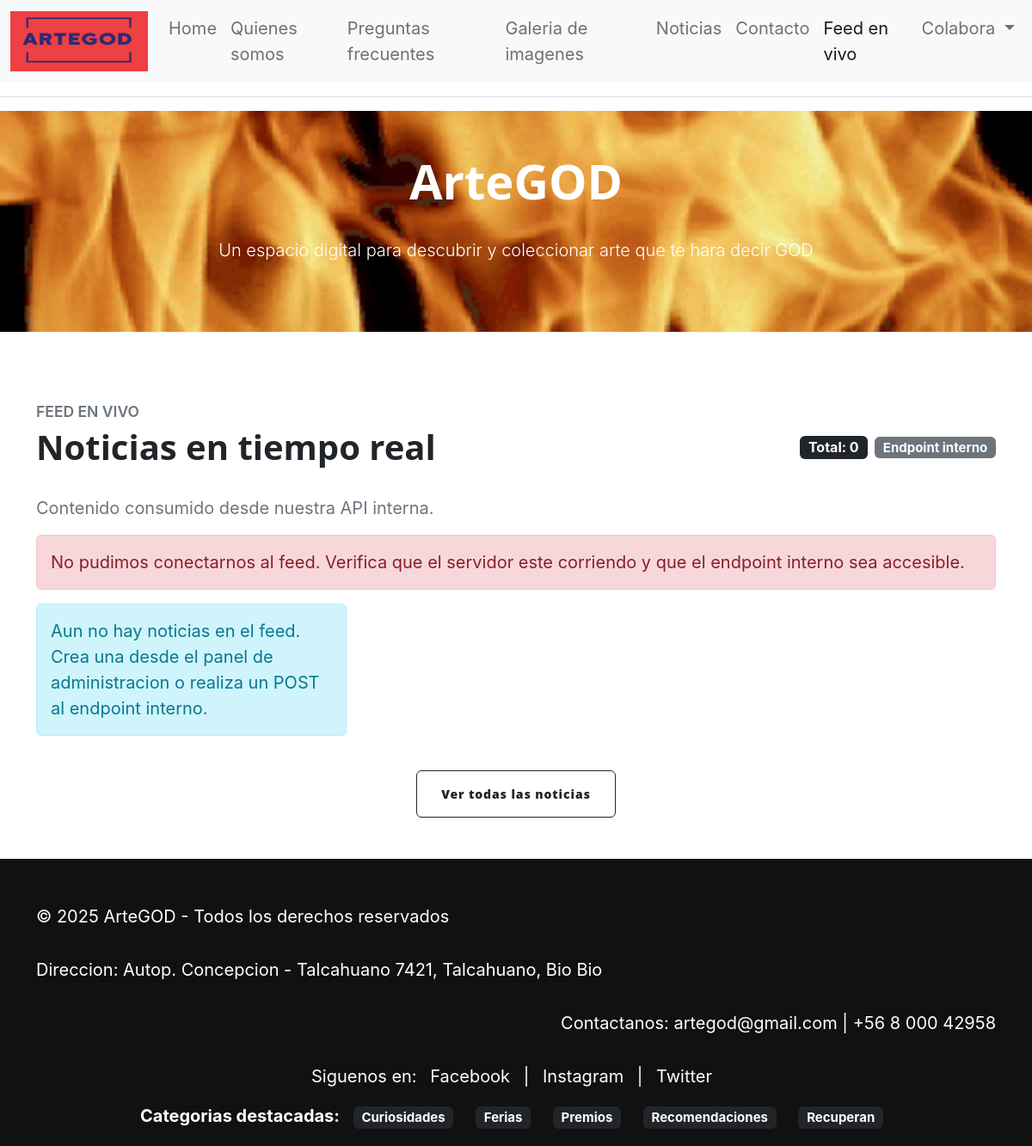
/api-cliente/, run on the app's committed database.
### noticias/models.py (models this page shows, shortened)
class Categoria(models.Model):
    nombre = models.CharField(max_length=100, unique=True, verbose_name="Nombre")
    slug = models.SlugField(max_length=120, unique=True, verbose_name="Slug")
    descripcion = models.TextField(blank=True, verbose_name="Descripcion")
    color = models.CharField(
        max_length=20,
        blank=True,
        help_text="Clase CSS opcional para destacar la categoria",
    )
    created = models.DateTimeField(auto_now_add=True, verbose_name="Creado")
    updated = models.DateTimeField(auto_now=True, verbose_name="Actualizado")
    class Meta:
        verbose_name = "categoria"
        verbose_name_plural = "categorias"
        ordering = ("nombre",)

### api_client/views.py (the view)
# urls.py: path("", views.noticias_api, name="noticias_api"),
def noticias_api(request):
    endpoint = settings.API_NOTICIAS_ENDPOINT
    noticias = obtener_noticias_api(endpoint)
    error = noticias is None
    context = {
        "noticias_api": noticias or [],
        "endpoint": endpoint,
        "error": error,
        "total": len(noticias or []),
    }
    return render(request, "api_client/noticias_api.html", context)

### api_client/services.py (called while the page is built)
def obtener_noticias_api(endpoint: str):
    try:
        response = requests.get(endpoint, timeout=5)
        response.raise_for_status()
        return response.json()
    except requests.RequestException:
        return None

### core/context_processors.py (called while the page is built)
def site_context(request):
    categorias_destacadas = Categoria.objects.all()[:5]
    site_info = {
        "brand": "ArteGOD",
        "email": "artegod@gmail.com",
        "phone": "+56 8 000 42958",
        "address": "Autop. Concepcion - Talcahuano 7421, Talcahuano, Bio Bio",
    }
    return {
        "site_info": site_info,
        "categorias_destacadas": categorias_destacadas,
        "current_year": datetime.now().year,
    }

### ArteGod/api_client/templates/api_client/noticias_api.html (shortened to what this page needs)
{% extends "core/base.html" %}
{% block content %}
<section class="py-5">
    <div class="container">
        <div class="d-flex justify-content-between align-items-center mb-3 flex-wrap gap-3">
            <div>
                <p class="text-uppercase text-muted fw-semibold small mb-1">Feed en vivo</p>
                <h1 class="display-6 fw-bold mb-1">Noticias en tiempo real</h1>
                <p class="text-muted mb-0">Contenido consumido desde nuestra API interna.</p>
            </div>
            <div class="d-flex gap-2 align-items-center">
                <span class="badge text-bg-dark fs-6">Total: {{ total }}</span>
                <span class="badge text-bg-secondary" title="{{ endpoint }}">Endpoint interno</span>
            </div>
        </div>
        {% if error %}
            <div class="alert alert-danger" role="alert">
                No pudimos conectarnos al feed. Verifica que el servidor este corriendo y que el endpoint interno sea accesible.
            </div>
        {% endif %}
        <div class="row row-cols-1 row-cols-md-2 row-cols-lg-3 g-3">
            {% for noticia in noticias_api %}
                <div class="col">
                    <div class="card h-100 shadow-sm">
                        <div class="card-body d-flex flex-column">
                            <div class="d-flex justify-content-between align-items-center mb-2">
                                <span class="badge text-bg-secondary">{{ noticia.categoria_nombre|default:"Sin categoria" }}</span>
                                <small class="text-muted">{{ noticia.publicado|date:"d/m/Y" }}</small>
                            </div>
                            <h5 class="card-title mb-2">{{ noticia.titulo }}</h5>
                            <p class="card-text text-muted small mb-3">{{ noticia.resumen|default:noticia.detalle|truncatechars:120 }}</p>
                            <p class="card-text mt-auto"><small class="text-muted">Autor: {{ noticia.autor_nombre|default:"Sin autor" }}</small></p>
                        </div>
                    </div>
                </div>
            {% empty %}
                <div class="col-12">
                    <div class="alert alert-info" role="alert">
                        Aun no hay noticias en el feed. Crea una desde el panel de administracion o realiza un POST al endpoint interno.
                    </div>
                </div>
            {% endfor %}
        </div>
        <div class="text-center mt-4">
            <a class="btn btn-outline-dark" href="{% url 'noticias:lista' %}">Ver todas las noticias</a>
        </div>
    </div>
</section>
{% endblock %}

### ArteGod/core/templates/core/base.html (shortened to what this page needs)
{% load static %}
<!DOCTYPE html>
<html lang="es">
<head>
    <link href="https://cdn.jsdelivr.net/npm/bootstrap@5.3.7/dist/css/bootstrap.min.css" rel="stylesheet">
    <link href="{% static 'core/css/styles.css' %}" rel="stylesheet">
</head>
<body>
    <nav class="navbar navbar-expand-lg bg-body-tertiary">
        <div class="container-fluid">
            <a class="navbar-brand" href="{% url 'core:home' %}">
                <img src="{% static 'core/assets/img/ArteGod.jpeg' %}" alt="ArteGOD" width="160" height="70">
            </a>
            <div class="collapse navbar-collapse" id="navbarNav">
                <ul class="navbar-nav">
                    <li class="nav-item">
                        <a class="nav-link{% if request.resolver_match.url_name == 'home' %} active{% endif %}" href="{% url 'core:home' %}">Home</a>
                    </li>
                    <li class="nav-item">
                        <a class="nav-link{% if request.resolver_match.url_name == 'quienes' %} active{% endif %}" href="{% url 'core:quienes' %}">Quienes somos</a>
                    </li>
                    <li class="nav-item">
                        <a class="nav-link{% if request.resolver_match.url_name == 'preguntas_frecuentes' %} active{% endif %}" href="{% url 'core:preguntas_frecuentes' %}">Preguntas frecuentes</a>
                    </li>
                    <li class="nav-item">
                        <a class="nav-link{% if request.resolver_match.url_name == 'galeria_imagenes' %} active{% endif %}" href="{% url 'core:galeria_imagenes' %}">Galeria de imagenes</a>
                    </li>
                    <li class="nav-item">
                        <a class="nav-link{% if request.resolver_match.app_name == 'noticias' %} active{% endif %}" href="{% url 'noticias:lista' %}">Noticias</a>
                    </li>
                    <li class="nav-item">
                        <a class="nav-link{% if request.resolver_match.app_name == 'contacto' %} active{% endif %}" href="{% url 'contacto:formulario' %}">Contacto</a>
                    </li>
                    <li class="nav-item">
                        <a class="nav-link{% if request.resolver_match.app_name == 'api_client' %} active{% endif %}" href="{% url 'api_client:noticias_api' %}">Feed en vivo</a>
                    </li>
                    <li class="nav-item dropdown">
                        <a class="nav-link dropdown-toggle{% if request.resolver_match.app_name == 'accounts' %} active{% endif %}" href="#" role="button" data-bs-toggle="dropdown" aria-expanded="false">
                            Colabora
                        </a>
                    </li>
                </ul>
            </div>
        </div>
    </nav>
    <hr>
    <section class="p-5 text-center text-white"
             style="background: url('{% block bgr %}{% static "core/assets/img/fire.gif" %}{% endblock %}') no-repeat center center; background-size: cover;">
        <div class="container">
            <h1 class="display-4 fw-bold">{{ site_info.brand }}</h1>
            <p class="lead">Un espacio digital para descubrir y coleccionar arte que te hara decir GOD</p>
        </div>
    </section>
    <main>
        {% block content %}{% endblock %}
    </main>
    <footer>
        <div class="container">
            <p class="text-start">&copy; {{ current_year }} {{ site_info.brand }} - Todos los derechos reservados</p>
            <p class="text-start">Direccion: {{ site_info.address }}</p>
            <p class="text-end">Contactanos: {{ site_info.email }} | {{ site_info.phone }}</p>
            <div class="social-icons">
                <span>Siguenos en:</span>
                <a href="https://facebook.com" target="_blank" rel="noopener">Facebook</a> |
                <a href="https://instagram.com" target="_blank" rel="noopener">Instagram</a> |
                <a href="https://twitter.com" target="_blank" rel="noopener">Twitter</a>
            </div>
            {% if categorias_destacadas %}
                <div class="mt-3">
                    <strong>Categorias destacadas:</strong>
                    {% for categoria in categorias_destacadas %}
                        <a href="{% url 'noticias:lista' %}?categoria={{ categoria.slug }}" class="badge text-bg-dark">{{ categoria.nombre }}</a>
                    {% endfor %}
                </div>
            {% endif %}
        </div>
    </footer>
</body>
</html>

### ArteGod/core/templates/core/base.html (style rules this page uses)
footer { background-color: #111; color: #fff; padding: 20px 0; text-align: center; }
footer a { color: #fff; margin: 0 10px; text-decoration: none; }

### data on the page
Categoria: nombre "Curiosidades"
Categoria: nombre "Ferias"
Categoria: nombre "Premios"
Categoria: nombre "Recomendaciones"
Categoria: nombre "Recuperan"

### other printed values
{{ site_info.brand }} "ArteGOD"
{{ total }} "0"
{{ site_info.address }} "Autop. Concepcion - Talcahuano 7421, Talcahuano, Bio Bio"
{{ site_info.email }} "artegod@gmail.com"
{{ site_info.phone }} "+56 8 000 42958"
